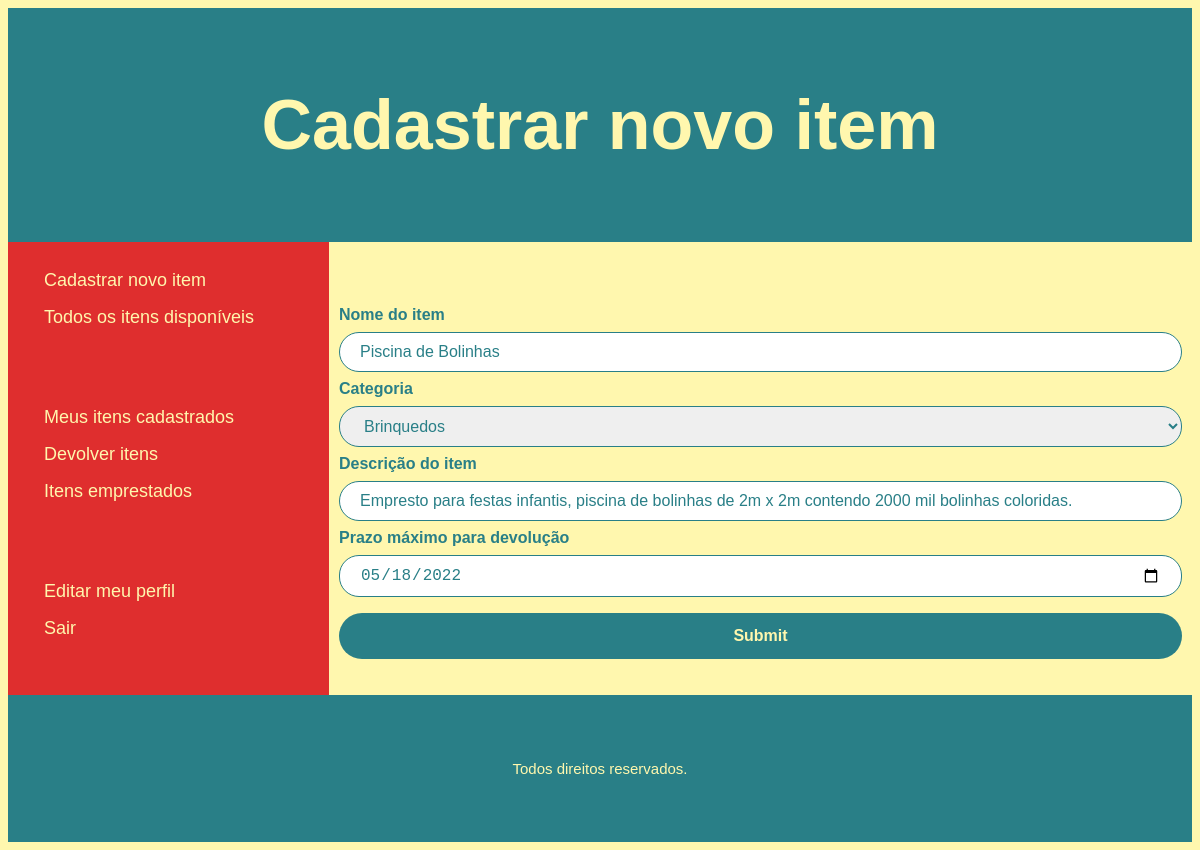
Page /cadastro-item.php?id_item=64 (signed in) on the committed database.
### tables this page shows
CREATE TABLE `itens` (
  `id_item` int(11) NOT NULL,
  `id_usuario` int(11) NOT NULL,
  `id_usuario_emprestimo` int(11) NOT NULL DEFAULT 0,
  `status` int(1) NOT NULL DEFAULT 0,
  `nome` varchar(100) NOT NULL,
  `categoria` varchar(100) NOT NULL,
  `descricao` varchar(2000) NOT NULL,
  `dtdevolucao` date NOT NULL
);

### cadastro-item.php (the view, shortened to what this page needs)
<?php
    include "includes/topo.php";
    include "includes/conecta.php";
    $id_item = "";
    $id_usuario = "";
    $id_usuario_emprestimo = 1;
    $nome = "";
    $categoria = "";
    $descricao = "";
    $dtdevolucao = "";
   if(isset($_GET['id_item'])) {
        $id_item = $_GET['id_item'];
        $sql = "SELECT * FROM itens WHERE id_item = $id_item";
        $res = mysqli_query($conn, $sql);
        $row = mysqli_fetch_assoc($res);
        $nome = $row['nome'];
        $categoria = $row['categoria'];
        $descricao = $row['descricao'];
        $dtdevolucao = $row['dtdevolucao'];
        $id = $_SESSION['id'];
        $id_usuario = $id;
   }
?>
<header>
    <h1>Cadastrar novo item</h1>
</header>
<section>
    <?php
    include "includes/menu.php";
    ?>
    <article>
        <form action="recebe-item.php?id=<?php echo $_SESSION['id']?>"" method="post">
        <input type="hidden" name="id_item" value="<?php echo $id_item; ?>"/><br>
        <input type="hidden" name="id_usuario" value="<?php echo $id_usuario; ?>"/><br>
        <input type="hidden" name="id_usuario_emprestimo" value="<?php echo $id_usuario_emprestimo; ?>"/><br>
        <label for="nome">Nome do item</label>
        <input type="text" name="nome" value="<?php echo $nome; ?>"/><br/>
        <label for="categoria">Categoria</label>
         <select name="categoria" value="<?php echo $categoria; ?>">
             <option value = "Brinquedos"  <?php if($categoria=='Brinquedos') { echo "selected";}?>>Brinquedos</option>
         </select><br/>
         <label for="descricao">Descrição do item</label>
         <input type="text" name="descricao" value="<?php echo $descricao; ?>"/><br>
        <label for="dtdevolucao">Prazo máximo para devolução</label>
        <input type="date" name="dtdevolucao" value="<?php echo $dtdevolucao; ?>" /> <br/>
         <input type="submit"/><br><br>
        </form>
    </article>
</section>
<?php
	include "includes/rodape.php";
?>

### css/estilo.css (style rules this page uses)
* { box-sizing: border-box; text-decoration: none; }
body { font-family: 'Lucida Sans', 'Lucida Sans Regular', 'Lucida Grande', 'Lucida Sans Unicode', Geneva, Verdana, sans-serif, Helvetica, sans-serif; font-size: 16px; background-color: #FFF7AE; }
header { background-color: #297F87; padding: 30px; text-align: center; font-size: 35px; color: #FFF7AE; }
section { display: -webkit-flex; display: flex; }
article { -webkit-flex: 3; -ms-flex: 3; flex: 3; background-color: #FFF7AE; padding: 10px; }
input[type=text], input[type=date], input[type=password], input[type=email], select, textarea { width: 100%; padding: 10px 20px; margin: 8px 0px; display: inline-block; border: 1px solid #297F87; border-radius: 20px; box-sizing: border-box; font-size: 16px; color: #297F87; }
input[type=submit] { font-weight: 700; width: 100%; background-color: #297F87; color: #FFF7AE; padding: 14px 20px; margin: 8px 0; border: none; border-radius: 25px; cursor: pointer; font-size: 16px; }
label { font-weight: 600; color: #297F87; }

### rows in the picture
itens: nome "Piscina de Bolinhas", categoria "Brinquedos", descricao "Empresto para festas infantis, piscina de bolinhas de 2m x 2m contendo 2000 mil bolinhas coloridas.", dtdevolucao "05/18/2022"
